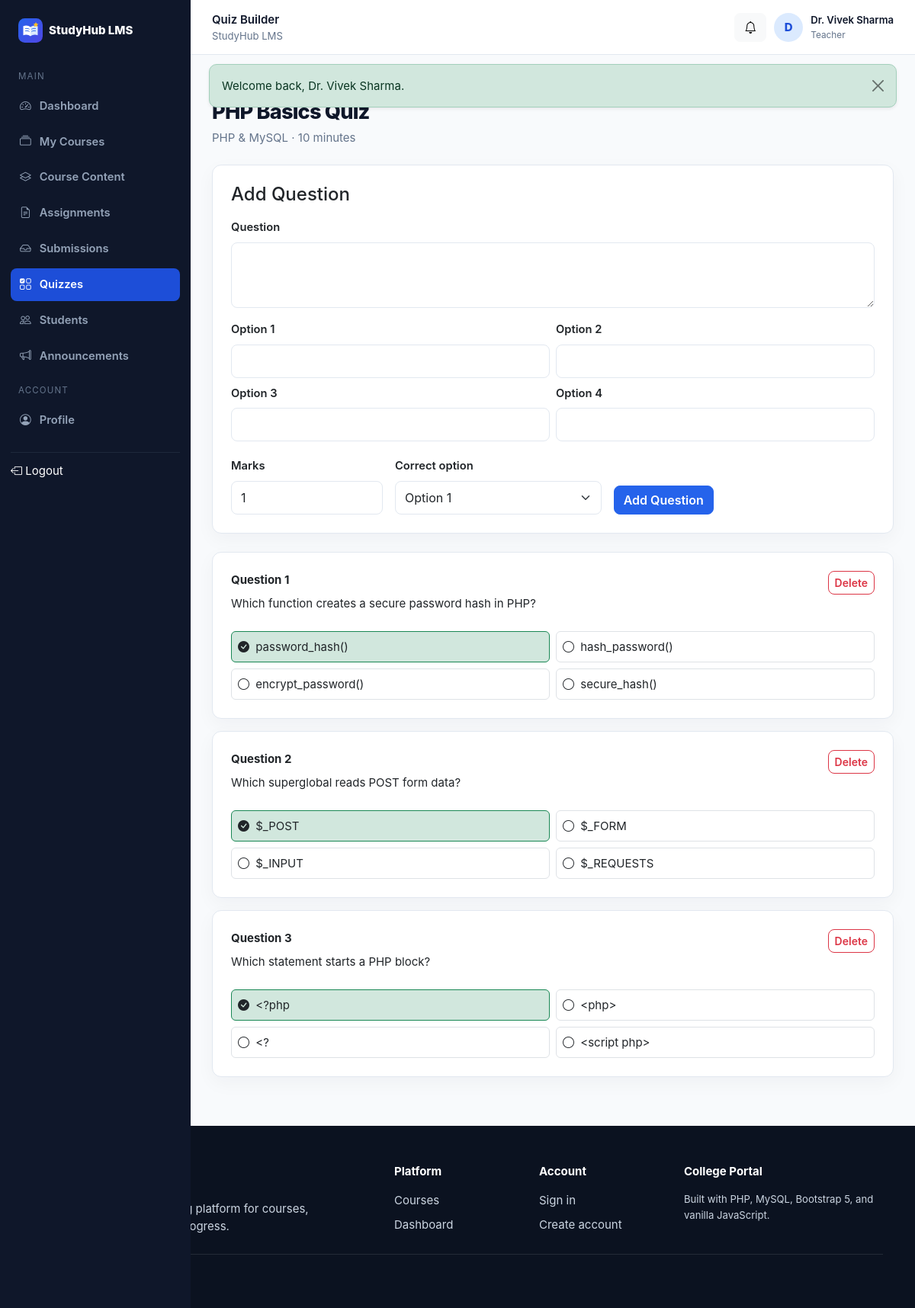
The app's page /teacher/quiz-builder.php?id=1 (signed in) with its own data.
### tables this page shows
CREATE TABLE users (
  id INT UNSIGNED AUTO_INCREMENT PRIMARY KEY,
    
  full_name VARCHAR(120) NOT NULL,
    
  email VARCHAR(190) NOT NULL UNIQUE,
    
  password_hash VARCHAR(255) NOT NULL,
    
  role ENUM('admin',
    'teacher',
    'student') NOT NULL DEFAULT 'student',
    
  status ENUM('active',
    'inactive',
    'pending') NOT NULL DEFAULT 'active',
    
  enrollment_no VARCHAR(50) NULL UNIQUE,
    
  department VARCHAR(120) NULL,
    
  semester TINYINT UNSIGNED NULL,
    
  phone VARCHAR(20) NULL,
    
  bio TEXT NULL,
    
  avatar VARCHAR(255) NULL,
    
  created_at TIMESTAMP DEFAULT CURRENT_TIMESTAMP,
    
  updated_at TIMESTAMP DEFAULT CURRENT_TIMESTAMP ON
UPDATE CURRENT_TIMESTAMP
);

CREATE TABLE quizzes (
  id INT UNSIGNED AUTO_INCREMENT PRIMARY KEY,
    
  course_id INT UNSIGNED NOT NULL,
    
  title VARCHAR(180) NOT NULL,
    
  time_limit_minutes INT DEFAULT 10,
    
  status ENUM('draft',
    'published') DEFAULT 'draft',
    
  created_at TIMESTAMP DEFAULT CURRENT_TIMESTAMP,
    
  CONSTRAINT fk_quizzes_course FOREIGN KEY (course_id) REFERENCES courses(id) ON DELETE CASCADE
);

CREATE TABLE courses (
  id INT UNSIGNED AUTO_INCREMENT PRIMARY KEY,
    
  teacher_id INT UNSIGNED NOT NULL,
    
  category_id INT UNSIGNED NULL,
    
  title VARCHAR(180) NOT NULL,
    
  short_description VARCHAR(255) NULL,
    
  description TEXT NULL,
    
  thumbnail VARCHAR(255) NULL,
    
  level ENUM('Beginner',
    'Intermediate',
    'Advanced') DEFAULT 'Beginner',
    
  duration_hours DECIMAL(5,
    1) DEFAULT 0,
    
  status ENUM('draft',
    'published',
    'pending') DEFAULT 'draft',
    
  created_at TIMESTAMP DEFAULT CURRENT_TIMESTAMP,
    
  updated_at TIMESTAMP DEFAULT CURRENT_TIMESTAMP ON
UPDATE CURRENT_TIMESTAMP,
    
  CONSTRAINT fk_courses_teacher FOREIGN KEY (teacher_id) REFERENCES users(id) ON DELETE CASCADE,
    
  CONSTRAINT fk_courses_category FOREIGN KEY (category_id) REFERENCES categories(id) ON DELETE
SET NULL,
    
  INDEX idx_courses_status(status),
    INDEX idx_courses_teacher(teacher_id)
);

CREATE TABLE questions (
  id INT UNSIGNED AUTO_INCREMENT PRIMARY KEY,
    
  quiz_id INT UNSIGNED NOT NULL,
    
  question_text TEXT NOT NULL,
    
  marks INT DEFAULT 1,
    
  sort_order INT DEFAULT 0,
    
  CONSTRAINT fk_questions_quiz FOREIGN KEY (quiz_id) REFERENCES quizzes(id) ON DELETE CASCADE
);

CREATE TABLE quiz_options (
  id INT UNSIGNED AUTO_INCREMENT PRIMARY KEY,
    
  question_id INT UNSIGNED NOT NULL,
    
  option_text VARCHAR(500) NOT NULL,
    
  is_correct TINYINT(1) DEFAULT 0,
    
  CONSTRAINT fk_options_question FOREIGN KEY (question_id) REFERENCES questions(id) ON DELETE CASCADE
);

### teacher/quiz-builder.php (the view, shortened to what this page needs)
<?php
$pageTitle='Quiz Builder';
require_once __DIR__.'/../includes/auth.php';
require_role('teacher');
$teacherId=(int)user()['id'];
$quizId=(int)($_GET['id']??$_POST['quiz_id']??0);
$st=$pdo->prepare('SELECT q.*,c.title course_title FROM quizzes q JOIN courses c ON c.id=q.course_id WHERE q.id=? AND c.teacher_id=?');
$st->execute([$quizId,$teacherId]);
$quiz=$st->fetch();
$qs=$pdo->prepare('SELECT * FROM questions WHERE quiz_id=? ORDER BY sort_order,id');
$qs->execute([$quizId]);
$questions=$qs->fetchAll();
foreach($questions as &$q){
    $os=$pdo->prepare('SELECT * FROM quiz_options WHERE question_id=? ORDER BY id');
    $os->execute([$q['id']]);
    $q['options']=$os->fetchAll();
}
include __DIR__.'/../includes/app_start.php';
?>
<div class="page-header">
<div>
<a href="quizzes.php" class="small">
Back to quizzes</a>
<h1 class="mt-2"><?=e($quiz['title'])?></h1>
<p><?=e($quiz['course_title'])?> · <?=e($quiz['time_limit_minutes'])?> minutes</p>
</div>
</div>
?><div class="card p-4 mb-4">
<h4>Add Question</h4>
<form method="post" class="mt-2"><?=csrf_input()?><input type="hidden" name="action" value="add_question">
<div class="mb-3">
<label class="form-label">Question</label>
<textarea name="question_text" class="form-control" rows="3" required>
</textarea>
</div>
<div class="row g-2">
<?php
for($i=0;
$i<4;
$i++):?><div class="col-md-6">
<label class="form-label">Option <?=$i+1?></label>
<input name="options[]" class="form-control" <?= $i<2?'required':''?>>
</div>
<?php
endfor;
?></div>
<div class="row g-3 mt-1">
<div class="col-md-3">
<label class="form-label">Marks</label>
<input name="marks" type="number" min="1" class="form-control" value="1">
</div>
<div class="col-md-4">
<label class="form-label">Correct option</label>
<select name="correct_index" class="form-select">
<option value="0">Option 1</option>
</select>
</div>
<div class="col-md-5 d-flex align-items-end">
<button class="btn btn-primary">Add Question</button>
</div>
</div>
</form>
</div>
<?php
foreach($questions as $idx=>$q):?><div class="card p-4 mb-3">
<div class="d-flex justify-content-between">
<div>
<strong>Question <?=$idx+1?></strong>
<div class="mt-2"><?=e($q['question_text'])?></div>
</div>
<form method="post" data-confirm="Delete this question?"><?=csrf_input()?><input type="hidden" name="action" value="delete_question">
<button class="btn btn-sm btn-outline-danger">Delete</button>
</form>
</div>
<div class="mt-3 row g-2">
<?php
foreach($q['options'] as $o):?><div class="col-md-6">
<div class="border rounded p-2 <?= $o['is_correct']?'bg-success-subtle border-success':''?>">
<i class="bi bi-<?= $o['is_correct']?'check-circle-fill':'circle'?> me-1">
</i><?=e($o['option_text'])?></div>
</div>
<?php
endforeach;
?></div>
</div>
<?php
endforeach;
?>
<?php
include __DIR__.'/../includes/app_end.php';
?>

### includes/topbar.php (shortened to what this page needs)
<header class="app-topbar">
  <div class="d-flex align-items-center gap-3">
<div>
<div class="fw-semibold d-none d-md-block"><?= e($pageTitle)?></div>
<div class="small text-muted d-none d-md-block">StudyHub LMS</div>
</div>
</div>
  <div class="topbar-user">
<a class="btn btn-light position-relative" title="Announcements" href="announcements.php">
<i class="bi bi-bell">
</i>
?></a>
<div class="avatar"><?= e(strtoupper(substr($userName,0,1)))?></div>
<div class="d-none d-sm-block">
<div class="fw-semibold small"><?= e($userName)?></div>
<div class="text-muted" style="font-size:.74rem;text-transform:capitalize"><?= e($role)?></div>
</div>
</div>
</header>

### assets/css/style.css (style rules this page uses)
:root { --primary:#2563eb; --primary-dark:#1d4ed8; --success:#16a34a; --warning:#d97706; --danger:#dc2626; --bg:#f8fafc; --surface:#fff; --border:#e2e8f0; --text:#0f172a; --muted:#64748b; --sidebar:#0f172a; --sidebar-muted:#94a3b8; --radius:12px; }
* { box-sizing:border-box }
html,body { height:100% }
body { font-family:Inter,ui-sans-serif,system-ui,-apple-system,"Segoe UI",Roboto,Arial,sans-serif; background:var(--bg); color:var(--text); font-size:15px; line-height:1.55 }
a { text-decoration:none }
.text-muted { color:var(--muted)!important }
.card { border:1px solid var(--border); border-radius:var(--radius); box-shadow:0 8px 24px rgba(15,23,42,.04) }
.btn { border-radius:8px; font-weight:600 }
.btn-primary { background:var(--primary); border-color:var(--primary) }
.form-control,.form-select { border-color:var(--border); border-radius:8px; min-height:44px }
.form-label { font-weight:600; font-size:.92rem }
.app-topbar { height:72px; background:#fff; border-bottom:1px solid var(--border); display:flex; align-items:center; justify-content:space-between; padding:0 28px; position:sticky; top:0; z-index:1000 }
.topbar-user { display:flex; align-items:center; gap:10px }
.avatar { width:38px; height:38px; border-radius:50%; display:grid; place-items:center; background:#dbeafe; color:#1d4ed8; font-weight:800 }
.page-header { display:flex; justify-content:space-between; align-items:flex-start; gap:16px; margin-bottom:24px }
.page-header h1 { font-size:1.7rem; font-weight:800; letter-spacing:-.03em; margin:0 }
.page-header p { color:var(--muted); margin:5px 0 0 }

### records on screen
users: full_name "D", full_name "Dr. Vivek Sharma"
quizzes: title "PHP Basics Quiz", course.title "PHP & MySQL", time_limit_minutes "10"
questions: question_text "Which function creates a secure password hash in PHP?"
quiz_options: is_correct 1 (drawn), option_text "password_hash()"
quiz_options: is_correct 0 (drawn), option_text "hash_password()"
quiz_options: is_correct 0 (drawn), option_text "encrypt_password()"
quiz_options: is_correct 0 (drawn), option_text "secure_hash()"
questions: question_text "Which superglobal reads POST form data?"
quiz_options: is_correct 1 (drawn), option_text "$_POST"
quiz_options: is_correct 0 (drawn), option_text "$_FORM"
quiz_options: is_correct 0 (drawn), option_text "$_INPUT"
quiz_options: is_correct 0 (drawn), option_text "$_REQUESTS"
questions: question_text "Which statement starts a PHP block?"
quiz_options: is_correct 1 (drawn), option_text "<?php"
quiz_options: is_correct 0 (drawn), option_text "<php>"
quiz_options: is_correct 0 (drawn), option_text "<?"
quiz_options: is_correct 0 (drawn), option_text "<script php>"

### other values on screen
$f['message'] "Welcome back, Dr. Vivek Sharma."
$section "MAIN"
$label "Dashboard"
$label "My Courses"
$label "Course Content"
$label "Assignments"
$label "Submissions"
$label "Quizzes"
$label "Students"
$label "Announcements"
$section "ACCOUNT"
$label "Profile"
$pageTitle "Quiz Builder"
$role "Teacher"
